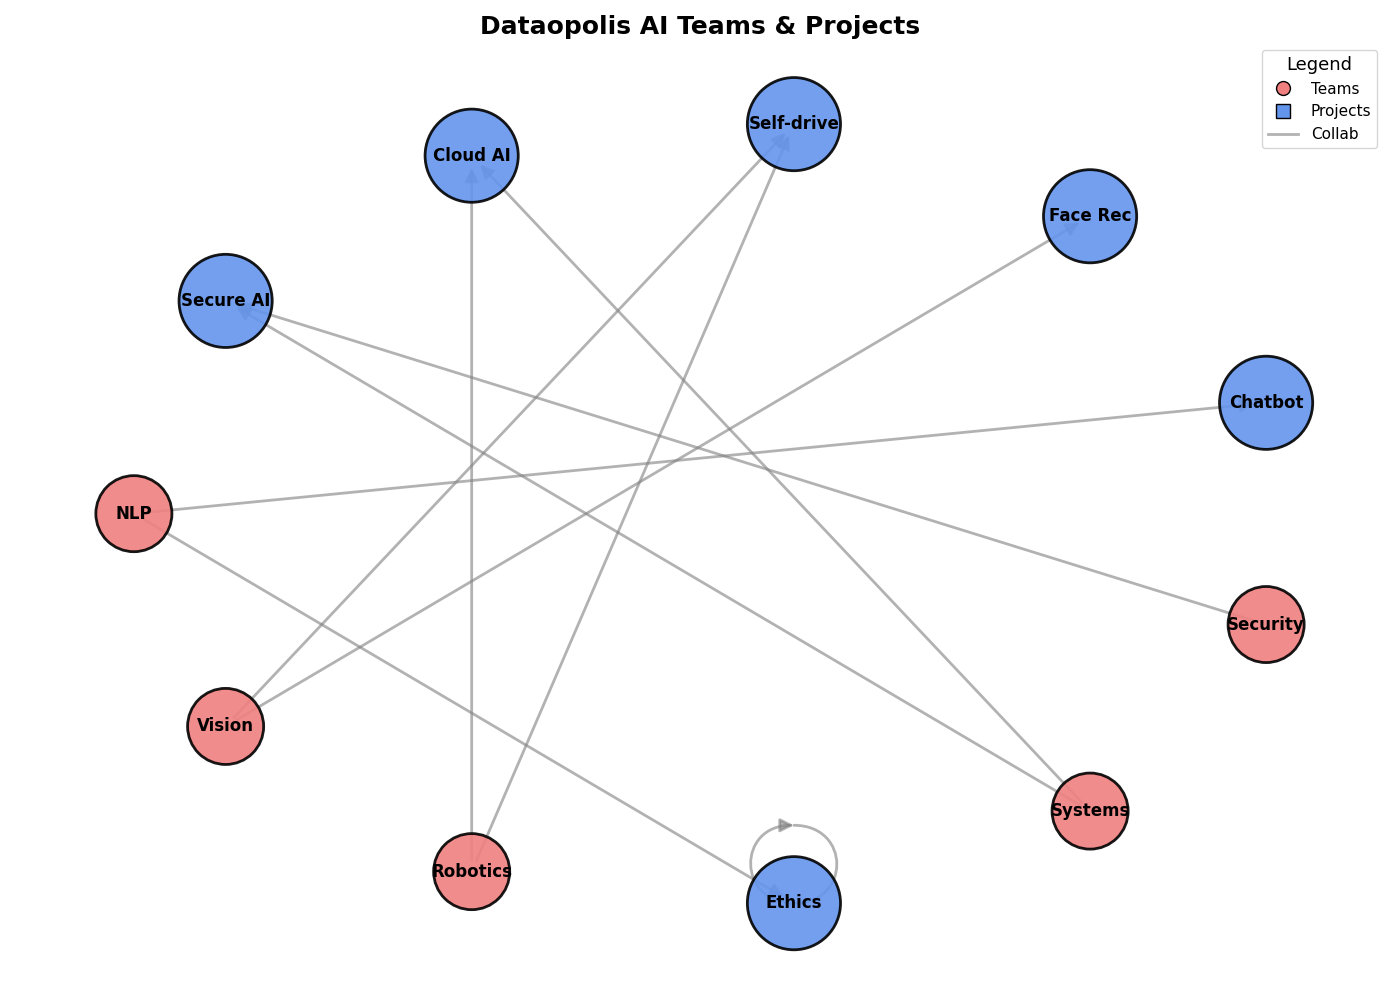

This chart was generated by the following Python code:
import matplotlib.pyplot as plt
import networkx as nx

teams = ["NLP", "Vision", "Robotics", "Ethics", "Systems", "Security"]
projects = ["Chatbot", "Face Rec", "Self-drive", "Ethics", "Cloud AI", "Secure AI"]

G = nx.DiGraph()

G.add_nodes_from(teams, type='team')
G.add_nodes_from(projects, type='project')

edges = [
    ("NLP", "Chatbot"),
    ("NLP", "Ethics"),
    ("Vision", "Face Rec"),
    ("Vision", "Self-drive"),
    ("Robotics", "Self-drive"),
    ("Robotics", "Cloud AI"),
    ("Ethics", "Ethics"),
    ("Systems", "Cloud AI"),
    ("Systems", "Secure AI"),
    ("Security", "Secure AI")
]

G.add_edges_from(edges)

pos = nx.shell_layout(G)

fig, ax = plt.subplots(figsize=(14, 10))

# Shuffle the node colors
node_colors = ['lightcoral' if G.nodes[node]['type'] == 'team' else 'cornflowerblue' for node in G.nodes()]
node_sizes = [3000 if G.nodes[node]['type'] == 'team' else 4500 for node in G.nodes()]

nx.draw_networkx_nodes(G, pos, node_size=node_sizes, node_color=node_colors, edgecolors='black', linewidths=2, alpha=0.9)

nx.draw_networkx_edges(G, pos, edgelist=edges, arrows=True, arrowstyle='-|>', arrowsize=20, width=2.0, edge_color='gray', alpha=0.6)

nx.draw_networkx_labels(G, pos, font_size=12, font_weight='bold')

ax.set_title('Dataopolis AI Teams & Projects', fontsize=18, fontweight='bold', ha='center')

ax.axis('off')

# Update the legend with shuffled colors
team_patch = plt.Line2D([0], [0], marker='o', color='w', label='Teams', markersize=10, markerfacecolor='lightcoral', markeredgecolor='black')
project_patch = plt.Line2D([0], [0], marker='s', color='w', label='Projects', markersize=10, markerfacecolor='cornflowerblue', markeredgecolor='black')
edge_patch = plt.Line2D([0], [0], linestyle='-', color='gray', lw=2, alpha=0.6, label='Collab')

plt.legend(handles=[team_patch, project_patch, edge_patch], loc='upper right', fontsize=11, title='Legend', title_fontsize=13)

plt.tight_layout()
plt.show()
